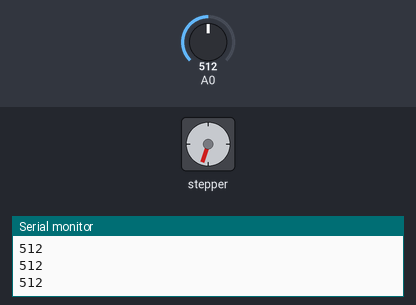
A sketch run on a simulated Arduino Uno, built with avr-gcc and run on an emulated ATmega328P. Shown: stepper motor, the last lines printed to the serial monitor. The test bench sets the inputs (shaded band); at power-on: A0 = 512. Stepper angles assume 20 steps per turn.

Above: at 0.8 s.
0.9 s: A0 set to 1023
At 1.6 s:
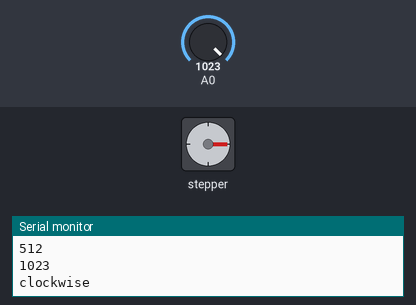
At 3.46 s:
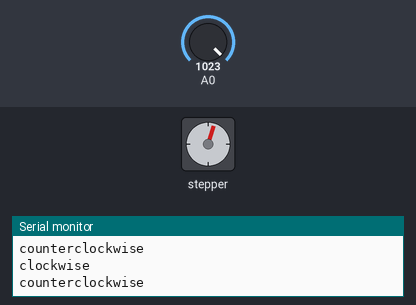
Timing chart, 0 to 56.4 s (numbered marks = the images above; inputs shaded):
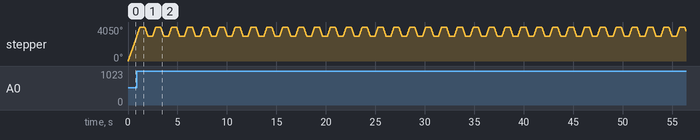

The sketch:

CD_ROM_Stepper.ino
```cpp
/*
 Stepper Motor Control - one revolution

 This program drives a unipolar or bipolar stepper motor.
 The motor is attached to digital pins 8 - 11 of the Arduino.

 The motor should revolve one revolution in one direction, then
 one revolution in the other direction.


 Created 11 Mar. 2007
 Modified 30 Nov. 2009
 by Tom Igoe

 */

#include <Stepper.h>

const int stepsPerRevolution = 20;  // change this to fit the number of steps per revolution
                                     // for your motor

int val=0;

// initialize the stepper library on pins 8 through 11:
Stepper myStepper(stepsPerRevolution, 4,5,6,7);

void setup() {
  // set the speed at 60 rpm:
  myStepper.setSpeed(600);
  // initialize the serial port:
  Serial.begin(9600);

  //go back to home position
  do
  {
    //delay(50);          // wait for sensors to stabilize
    val=analogRead(0);
    myStepper.step(1);
    Serial.println(val);
  } while (val < 1020);  //limit switch not touched


}

void loop() {
  // step one revolution  in one direction:
   Serial.println("clockwise");
  myStepper.step(stepsPerRevolution*3);
  delay(500);

   // step one revolution in the other direction:
  Serial.println("counterclockwise");
  myStepper.step(-stepsPerRevolution*3);
  delay(500);
}
```
